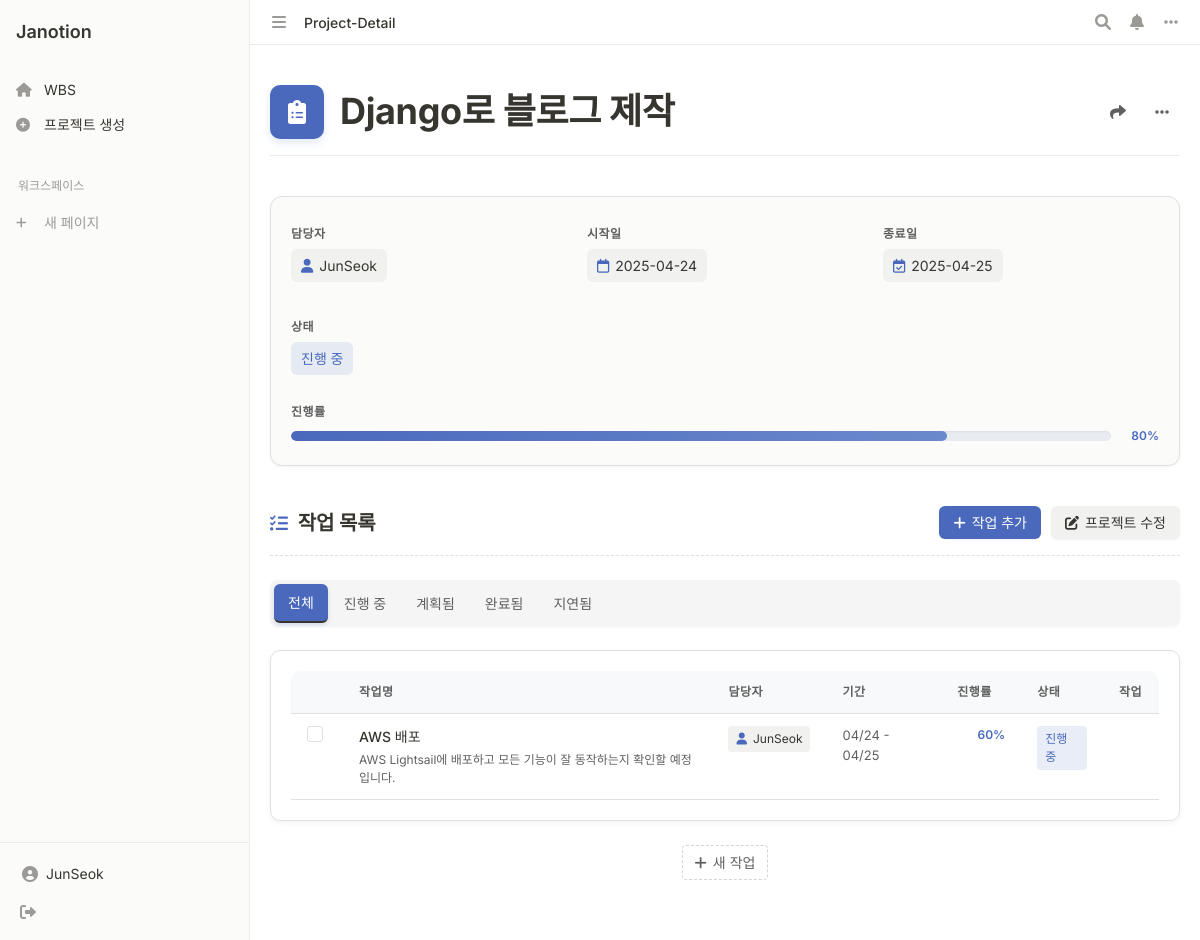
The app's page /project/2/ (signed in) with its own data.
### dashboard/models.py (models this page shows, shortened)
class Project(models.Model):
    STATUS_CHOICES = [
        ('planned', '계획됨'),
        ('in_progress', '진행중'),
        ('delayed', '지연'),
        ('completed', '완료'),
    ]
    name = models.CharField(max_length=200, verbose_name='프로젝트명')
    manager = models.ForeignKey(User, on_delete=models.CASCADE, related_name='managed_projects', verbose_name='담당자')
    start_date = models.DateField(verbose_name='시작일')
    end_date = models.DateField(verbose_name='종료일')
    status = models.CharField(
        max_length=20,
        choices=STATUS_CHOICES,
        default='planned',
        verbose_name='상태'
    )
    progress = models.IntegerField(default=0, verbose_name='진행률')
    created_at = models.DateTimeField(auto_now_add=True, verbose_name='생성일')
    updated_at = models.DateTimeField(auto_now=True, verbose_name='수정일')
    class Meta:
        ordering = ['-created_at']
        verbose_name = '프로젝트'
        verbose_name_plural = '프로젝트'

class Task(models.Model):
    STATUS_CHOICES = (
        ('planned', '계획됨'),
        ('in_progress', '진행중'),
        ('completed', '완료'),
        ('delayed', '지연'),
    )
    project = models.ForeignKey(Project, on_delete=models.CASCADE, related_name='tasks', verbose_name='프로젝트')
    name = models.CharField(max_length=200, verbose_name='작업명')
    description = models.TextField(blank=True, null=True, verbose_name='설명')
    assignee = models.ForeignKey(User, on_delete=models.CASCADE, related_name='assigned_tasks', verbose_name='담당자')
    parent_task = models.ForeignKey('self', on_delete=models.CASCADE, null=True, blank=True, related_name='subtasks', verbose_name='상위 작업')
    task_order = models.PositiveIntegerField(default=0, verbose_name='작업 순서')
    start_date = models.DateField(verbose_name='시작일')
    end_date = models.DateField(verbose_name='종료일')
    progress = models.IntegerField(default=0, verbose_name='진행률(%)')
    status = models.CharField(max_length=20, choices=STATUS_CHOICES, default='planned', verbose_name='상태')
    created_at = models.DateTimeField(auto_now_add=True)
    updated_at = models.DateTimeField(auto_now=True)
    class Meta:
        verbose_name = '작업'
        verbose_name_plural = '작업'
        ordering = ['task_order']

### dashboard/views.py (the view)
# urls.py: path('project/<int:pk>/', views.ProjectDetailView.as_view(), name='project-detail'),
class ProjectDetailView(DetailView):
    model = Project
    template_name = 'dashboard/project_detail.html'
    context_object_name = 'project'
    def get_context_data(self, **kwargs):
        context = super().get_context_data(**kwargs)
        context['tasks'] = self.object.tasks.filter(parent_task__isnull=True)
        return context

### dashboard/templates/dashboard/project_detail.html (shortened to what this page needs)
{% extends 'base.html' %} {% block content %}
<div class="notion-detail-page">
  <div class="notion-page-header">
    <div class="page-icon">
      <i class="fas fa-clipboard-list"></i>
    </div>
    <h1 class="page-title">{{ project.name }}</h1>
    <div class="page-controls">
      <button class="page-control-btn" title="공유">
        <i class="fas fa-share"></i>
      </button>
      <button class="page-control-btn" title="더 보기">
        <i class="fas fa-ellipsis-h"></i>
      </button>
    </div>
  </div>
  <div class="notion-property-section">
    <div class="properties-grid">
      <div class="property-item">
        <div class="property-name">담당자</div>
        <div class="property-value">
          <div class="user-pill">
            <i class="fas fa-user"></i>
            <span>{{ project.manager }}</span>
          </div>
        </div>
      </div>
      <div class="property-item">
        <div class="property-name">시작일</div>
        <div class="property-value">
          <div class="date-pill">
            <i class="far fa-calendar"></i>
            <span>{{ project.start_date|date:"Y-m-d" }}</span>
          </div>
        </div>
      </div>
      <div class="property-item">
        <div class="property-name">종료일</div>
        <div class="property-value">
          <div class="date-pill">
            <i class="far fa-calendar-check"></i>
            <span>{{ project.end_date|date:"Y-m-d" }}</span>
          </div>
        </div>
      </div>
      <div class="property-item">
        <div class="property-name">상태</div>
        <div class="property-value">
          <div
            class="status-pill status-{{ project.status|default:'planned' }}"
          >
            <span>
              {% if project.status == 'completed' %}완료됨 {% elif project.status == 'in_progress' %}진행 중
              {% elif project.status == 'delayed' %}지연됨 {% else %}계획됨{% endif %}
            </span>
          </div>
        </div>
      </div>
      <div class="property-item full-width">
        <div class="property-name">진행률</div>
        <div class="property-value">
          <div class="progress-wrapper">
            <div class="progress-bar-outer">
              <div
                class="progress-bar-inner"
                style="width: {{ project.progress|default:0 }}%"
              ></div>
            </div>
            <span class="progress-text">{{ project.progress|default:0 }}%</span>
          </div>
        </div>
      </div>
    </div>
  </div>
  <div class="notion-toolbar">
    <div class="toolbar-left">
      <h2 class="section-title"><i class="fas fa-tasks"></i> 작업 목록</h2>
    </div>
    <div class="toolbar-right">
      <a
        href="{% url 'task-create' project.id %}"
        class="notion-button primary"
      >
        <i class="fas fa-plus"></i> 작업 추가
      </a>
      <a href="{% url 'project-update' project.id %}" class="notion-button">
        <i class="fas fa-edit"></i> 프로젝트 수정
      </a>
    </div>
  </div>
  <div class="notion-tabs">
    <button class="notion-tab active" data-filter="all">전체</button>
    <button class="notion-tab" data-filter="in_progress">진행 중</button>
    <button class="notion-tab" data-filter="planned">계획됨</button>
    <button class="notion-tab" data-filter="completed">완료됨</button>
    <button class="notion-tab" data-filter="delayed">지연됨</button>
  </div>
  <div class="notion-table-wrapper">
    <table class="notion-table">
      <thead>
        <tr>
          <th class="checkbox-column"></th>
          <th>작업명</th>
          <th>담당자</th>
          <th>기간</th>
          <th>진행률</th>
          <th>상태</th>
          <th>작업</th>
        </tr>
      </thead>
      <tbody>
        {% for task in tasks %}
        <tr
          class="notion-row"
          data-status="{{ task.status|default:'planned' }}"
        >
          <td>
            <div class="notion-checkbox">
              <label for="task-{{ task.id }}"></label>
            </div>
          </td>
          <td>
            <div class="task-name-cell">
              <span class="task-name">{{ task.name }}</span>
              {% if task.description %}
              <div class="task-description">
                {{ task.description|truncatewords:20 }}
              </div>
              {% endif %}
            </div>
          </td>
          <td>
            <div class="user-pill small">
              <i class="fas fa-user"></i>
              <span>{{ task.assignee }}</span>
            </div>
          </td>
          <td>
            <div class="date-range">
              {{ task.start_date|date:"m/d" }} - {{ task.end_date|date:"m/d" }}
            </div>
          </td>
          <td>
            <div class="progress-wrapper small">
              <span class="progress-text">{{ task.progress }}%</span>
            </div>
          </td>
          <td>
            <div
              class="status-pill status-{{ task.status|default:'planned' }} small"
            >
              {% if task.status == 'completed' %}완료 {% elif task.status == 'in_progress' %}진행 중 {% elif task.status == 'delayed' %}지연
              {% else %}계획됨{% endif %}
            </div>
          </td>
          <td>
          </td>
        </tr>
        {% endfor %}
      </tbody>
    </table>
  </div>
  <div class="notion-add-row-wrapper">
    <button
      class="notion-add-row"
      onclick="window.location.href='{% url 'task-create' project.id %}'"
    >
      <i class="fas fa-plus"></i> 새 작업
    </button>
  </div>
</div>
{% endblock %}

### templates/base.html (shortened to what this page needs)
<!DOCTYPE html>
<html lang="ko">
  <head>
    <link
      href="https://cdn.jsdelivr.net/npm/bootstrap@5.3.0-alpha1/dist/css/bootstrap.min.css"
      rel="stylesheet"
    />
    <link
      rel="stylesheet"
      href="https://cdnjs.cloudflare.com/ajax/libs/font-awesome/6.0.0/css/all.min.css"
    />
    <link rel="stylesheet" href="/static/css/style.css" />
    <link rel="stylesheet" href="https://cdn.jsdelivr.net/npm/frappe-gantt/dist/frappe-gantt.min.css" />
  </head>
  <body>
    <div class="notion-layout">
      <div class="notion-sidebar">
        <div class="sidebar-header">
          <a href="{% url 'dashboard' %}" class="sidebar-logo">Janotion</a>
        </div>
        <div class="sidebar-section">
          <div class="sidebar-link {% if request.path == '/' %}active{% endif %}">
            <a href="{% url 'dashboard' %}">
              <i class="fas fa-home"></i>
              <span>WBS</span>
            </a>
          </div>
          <div class="sidebar-link">
            <a href="{% url 'project-create' %}">
              <i class="fas fa-plus-circle"></i>
              <span>프로젝트 생성</span>
            </a>
          </div>
        </div>
        <div class="sidebar-section">
          <div class="sidebar-title">워크스페이스</div>
          <div class="sidebar-pages">
            <div class="add-page">
              <i class="fas fa-plus"></i>
              <span>새 페이지</span>
            </div>
          </div>
        </div>
        <div class="sidebar-footer">
          {% if user.is_authenticated %}
            <div class="user-info">
              <i class="fas fa-user-circle"></i>
              <span>{{ user.username }}</span>
            </div>
            <a href="{% url 'logout' %}" class="logout-link">
              <i class="fas fa-sign-out-alt"></i>
            </a>
          {% else %}
            <a href="{% url 'login' %}" class="login-link">
              <i class="fas fa-sign-in-alt"></i>
              <span>로그인</span>
            </a>
          {% endif %}
        </div>
      </div>
      <div class="notion-main">
        <div class="notion-topbar">
          <div class="topbar-left">
            <button class="menu-toggle">
              <i class="fas fa-bars"></i>
            </button>
            <div class="breadcrumb">
              <span>{% if request.path == '/' %}WBS{% else %}{{ request.resolver_match.url_name|title }}{% endif %}</span>
            </div>
          </div>
          <div class="topbar-right">
            <div class="topbar-actions">
              <button class="topbar-action">
                <i class="fas fa-search"></i>
              </button>
              <button class="topbar-action">
                <i class="fas fa-bell"></i>
              </button>
              <button class="topbar-action">
                <i class="fas fa-ellipsis-h"></i>
              </button>
            </div>
          </div>
        </div>
        <div class="notion-content">
          {% block content %}{% endblock %}
        </div>
      </div>
    </div>
  </body>
</html>

### templates/base.html (style rules this page uses)
:root { --notion-black: #37352f; --notion-gray: #9b9a97; --notion-light-gray: #e9e9e8; --notion-white: #ffffff; --notion-blue: #2381fe; --notion-bg: #ffffff; --notion-text: #37352f; }
html, body { font-family: 'Inter', -apple-system, BlinkMacSystemFont, "Segoe UI", Roboto, Helvetica, Arial, sans-serif; color: var(--notion-text); background-color: var(--notion-bg); line-height: 1.5; -webkit-font-smoothing: antialiased; -moz-osx-font-smoothing: grayscale; }
h1, h2, h3, h4, h5, h6 { font-family: 'Inter', -apple-system, BlinkMacSystemFont, "Segoe UI", Roboto, Arial, sans-serif; font-weight: 600; color: var(--notion-black); letter-spacing: -0.01em; }
p, li, td, th, input, textarea, select, button { font-size: 16px; line-height: 1.5; }

### records on screen
Project: name "Django로 블로그 제작", manager "JunSeok", start_date "2025-04-24", end_date "2025-04-25", progress "80"
Task: name "AWS 배포", description "AWS Lightsail에 배포하고 모든 기능이 잘 동작하는지 확인할 예정입니다.", assignee "JunSeok", start_date "04/24", end_date "04/25", progress "60", status "진행 중"

### other values on screen
{{ user.username }} "JunSeok"
{{ request.resolver_match.url_name|title }} "Project-Detail"
